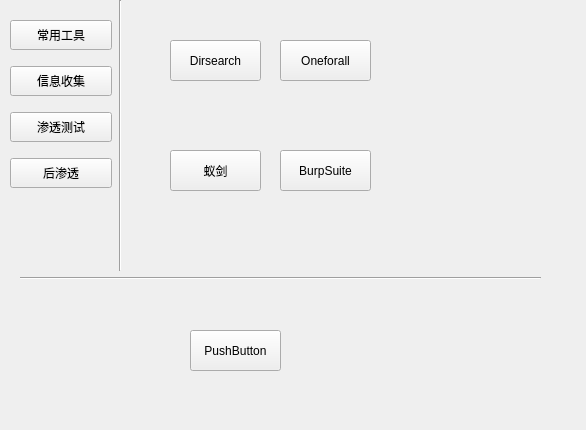
<?xml version="1.0" encoding="UTF-8"?>
<ui version="4.0">
 <class>Form</class>
 <widget class="QWidget" name="Form">
  <property name="geometry">
   <rect>
    <x>0</x>
    <y>0</y>
    <width>586</width>
    <height>430</height>
   </rect>
  </property>
  <property name="windowTitle">
   <string>Form</string>
  </property>
  <widget class="QPushButton" name="pushButton_5">
   <property name="geometry">
    <rect>
     <x>190</x>
     <y>330</y>
     <width>91</width>
     <height>41</height>
    </rect>
   </property>
   <property name="text">
    <string>PushButton</string>
   </property>
  </widget>
  <widget class="QStackedWidget" name="stackedWidget">
   <property name="geometry">
    <rect>
     <x>150</x>
     <y>20</y>
     <width>371</width>
     <height>201</height>
    </rect>
   </property>
   <property name="currentIndex">
    <number>0</number>
   </property>
   <widget class="QWidget" name="page">
    <widget class="QPushButton" name="btnDirsearch">
     <property name="geometry">
      <rect>
       <x>20</x>
       <y>20</y>
       <width>91</width>
       <height>41</height>
      </rect>
     </property>
     <property name="text">
      <string>Dirsearch</string>
     </property>
    </widget>
    <widget class="QPushButton" name="BtnOneforall">
     <property name="geometry">
      <rect>
       <x>130</x>
       <y>20</y>
       <width>91</width>
       <height>41</height>
      </rect>
     </property>
     <property name="text">
      <string>Oneforall</string>
     </property>
    </widget>
    <widget class="QPushButton" name="BtnAntsword">
     <property name="geometry">
      <rect>
       <x>20</x>
       <y>130</y>
       <width>91</width>
       <height>41</height>
      </rect>
     </property>
     <property name="text">
      <string>蚁剑</string>
     </property>
    </widget>
    <widget class="QPushButton" name="BtnBp">
     <property name="geometry">
      <rect>
       <x>130</x>
       <y>130</y>
       <width>91</width>
       <height>41</height>
      </rect>
     </property>
     <property name="text">
      <string>BurpSuite</string>
     </property>
    </widget>
   </widget>
   <widget class="QWidget" name="page_2"/>
  </widget>
  <widget class="Line" name="line">
   <property name="geometry">
    <rect>
     <x>20</x>
     <y>270</y>
     <width>521</width>
     <height>16</height>
    </rect>
   </property>
   <property name="orientation">
    <enum>Qt::Horizontal</enum>
   </property>
  </widget>
  <widget class="Line" name="line_2">
   <property name="geometry">
    <rect>
     <x>110</x>
     <y>0</y>
     <width>20</width>
     <height>271</height>
    </rect>
   </property>
   <property name="orientation">
    <enum>Qt::Vertical</enum>
   </property>
  </widget>
  <widget class="QWidget" name="">
   <property name="geometry">
    <rect>
     <x>10</x>
     <y>10</y>
     <width>102</width>
     <height>191</height>
    </rect>
   </property>
   <layout class="QVBoxLayout" name="verticalLayout">
    <item>
     <widget class="QPushButton" name="BtnMenu0">
      <property name="minimumSize">
       <size>
        <width>0</width>
        <height>30</height>
       </size>
      </property>
      <property name="text">
       <string>常用工具</string>
      </property>
     </widget>
    </item>
    <item>
     <widget class="QPushButton" name="BtnMenu1">
      <property name="minimumSize">
       <size>
        <width>0</width>
        <height>30</height>
       </size>
      </property>
      <property name="text">
       <string>信息收集</string>
      </property>
     </widget>
    </item>
    <item>
     <widget class="QPushButton" name="BtnMenu2">
      <property name="minimumSize">
       <size>
        <width>0</width>
        <height>30</height>
       </size>
      </property>
      <property name="text">
       <string>渗透测试</string>
      </property>
     </widget>
    </item>
    <item>
     <widget class="QPushButton" name="BtnMenu3">
      <property name="minimumSize">
       <size>
        <width>0</width>
        <height>30</height>
       </size>
      </property>
      <property name="text">
       <string>后渗透</string>
      </property>
     </widget>
    </item>
   </layout>
  </widget>
 </widget>
 <resources/>
 <connections/>
</ui>
